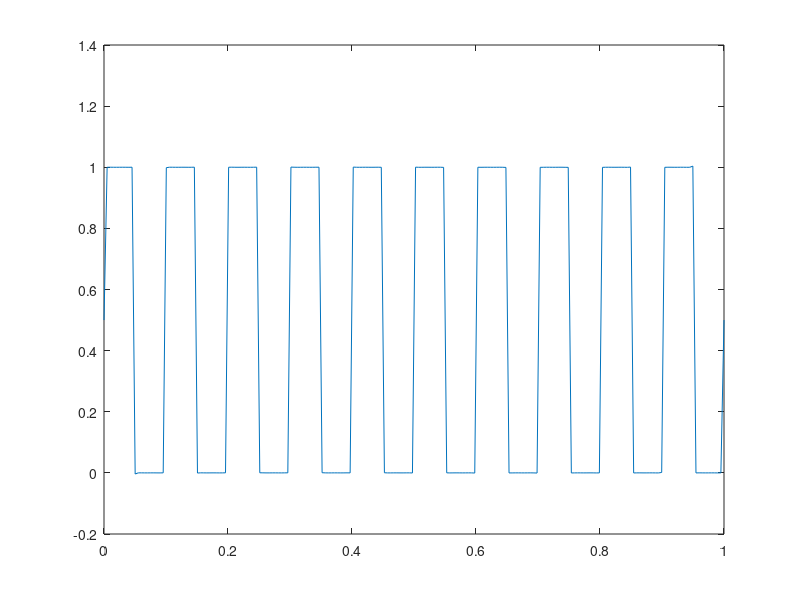

MATLAB code to generate this figure:
f=10;

t=linspace(0,1,200);


for k=1:1:2500

ff(k,:)=(4/pi)*sin((2*k-1)*2*pi*f*t)./(2*k-1);

end

fff=(sum(ff,1)+1)/2;

figure;

plot(t,fff)